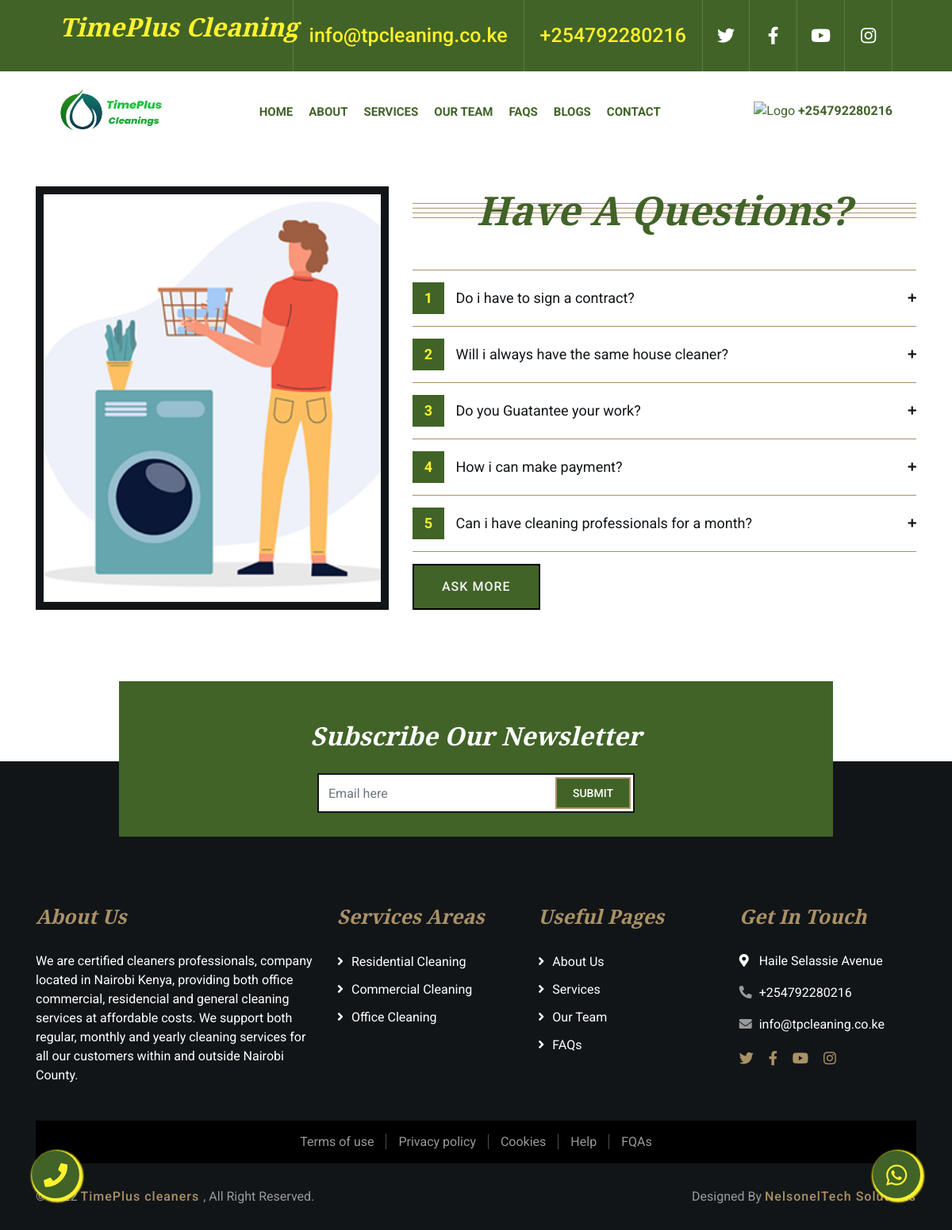
Screenshot of /faq/ with the database file from the repository.
### base/models.py (models this page shows, shortened)
class Faq(models.Model):
    quiz = models.CharField(max_length=255)
    answer = models.TextField()
    updated = models.DateTimeField(auto_now=True)
    created = models.DateTimeField(auto_now_add=True)
    class Meta:
        ordering = ['created']

### base/views.py (the view)
# urls.py: path('faq/', views.fag, name='faq'),
def fag(request):
    faqs = Faq.objects.all()
    context = {'faqs': faqs}
    return render(request, 'base/faq.html', context)

### base/templates/base/faq.html (shortened to what this page needs)
{% extends 'main.html' %}
{% block content %}
{% load static %}
<div class="faqs">
    <div class="container">
        <div class="row">
            <div class="col-md-5">
                <div class="faqs-img">
                    <img src="{%static 'img/img-7.png' %}" alt="Image">
                </div>
            </div>
            <div class="col-md-7">
                <div class="section-header">
                    <h2>Have A Questions?</h2>
                </div>
                <div id="accordion">
                    {% for faq in faqs %}
                    <div class="card">
                        <div class="card-header">
                            <a class="card-link" data-toggle="collapse" href="#collapse">
                                <span>{{ faq.id }}</span> {{faq.quiz}}
                            </a>
                        </div>
                    </div>
                    {% endfor %}
                </div>
                <a class="btn" href="{% url 'contact' %}">Ask more</a>
            </div>
        </div>
    </div>
</div>
{% endblock %}

### static/css/style.css (style rules this page uses)
body { color: #666666; background: #ffffff; font-family: 'Roboto', sans-serif; font-weight: 400; }
h1, h2, h3, h4, h5, h6 { font-family: 'EB Garamond', serif; font-weight: 600; font-style: italic; color: #121518; }
a { color: #454545; transition: .3s; }
.section-header { position: relative; width: 100%; text-align: center; margin-bottom: 45px; }
.section-header h2 { margin: 0; position: relative; font-size: 50px; font-weight: 700; white-space: nowrap; z-index: 1; }
.section-header h2::before { position: absolute; content: ""; width: 100%; height: 7px; left: 0; top: 21px; background: transparent; border-top: 1px solid #aa9166; border-bottom: 1px solid #aa9166; z-index: -1; }
.section-header h2::after { position: absolute; content: ""; width: 100%; height: 7px; left: 0; bottom: 20px; background: transparent; border-top: 1px solid #aa9166; border-bottom: 1px solid #aa9166; z-index: -1; }
.faqs { position: relative; width: 100%; padding: 45px 0; }
.faqs .faqs-img { position: relative; height: 100%; padding: 10px; background: #121518; }
.faqs .faqs-img img { width: 100%; height: 100%; object-fit: cover; }
.faqs .card { margin-bottom: 15px; padding-top: 15px; border: none; border-radius: 0; border-top: 1px solid #aa9166; }
.faqs .card:last-child { margin-bottom: 0; padding-bottom: 15px; border-bottom: 1px solid #aa9166; }
.faqs .card-header { padding: 0; border: none; background: #ffffff; }
.faqs .card-header a { display: block; width: 100%; color: #121518; font-size: 18px; line-height: 40px; }
.faqs .card-header a span { display: inline-block; width: 40px; height: 40px; margin-right: 10px; text-align: center; background: #121518; color: #aa9166; font-weight: 700; }
.faqs .card-header [data-toggle="collapse"]:after { font-family: 'font Awesome 5 Free'; content: "\f067"; float: right; color: #121518; font-size: 12px; font-weight: 900; transition: .3s; }
.faqs a.btn { position: relative; margin-top: 15px; padding: 15px 35px; font-size: 16px; font-weight: 500; letter-spacing: 1px; text-transform: uppercase; color: #aa9166; border: 2px solid #aa9166; border-radius: 0; background: #121518; transition: .3s; }

### base/templates/base/faq.html (style rules this page uses)
.section-header h2 { color: #416327 !important; }
.faqs .card-header a span { background: #416327 !important; color: #fef22e !important; }
.faqs a.btn { color: #f3f5f7 !important; border: 2px solid #000 !important; background: #416327 !important; }

### templates/footer.html (style rules this page uses)
.btn { background-color: #416327 !important; color: #ffffff !important; }

### rows the page displays
Faq: id "1", quiz "Do i have to sign a contract?"
Faq: id "2", quiz "Will i always have the same house cleaner?"
Faq: id "3", quiz "Do you Guatantee your work?"
Faq: id "4", quiz "How i can make payment?"
Faq: id "5", quiz "Can i have cleaning professionals for a month?"
